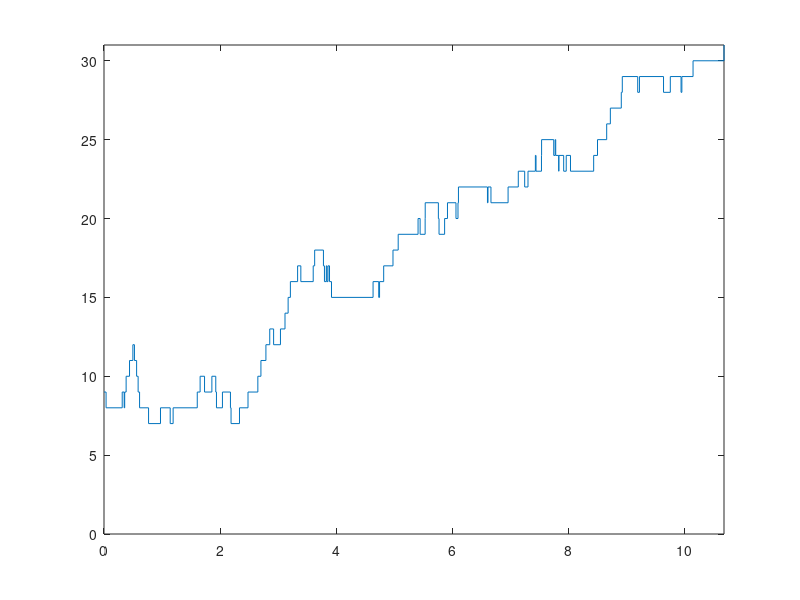

This chart was generated by the following MATLAB code:
function [A1nmb] = moran(initsize, popsize) 
% MORAN generates a trajectory of a Moran type process 
%  which gives the number of genes of allelic type A1 in a population 
%  of haploid individuals that can exist in either type A1 or type A2.
%  The population size is popsize and the initial number of type A1 
%  individuals os initsize.
%
%  [A1nmb] = galtonwatson(initsize, popsize) 
% 
%  Inputs: initsize - initial number of A1 genes
%          popsize - the total population size (preserved)
% 
%  Outputs: A1nmb - the successive number of type A1 genes in the population

% Authors: R.Gaigalas, I.Kaj
% v1.2 04-Oct-02

if (nargin==0)
  initsize=10;
  popsize=30;
end

A1nmb=zeros(1,popsize);
A1nmb(1)=initsize;

lambda = inline('(x-1).*(1-(x-1)./N)', 'x', 'N');
mu = inline('(x-1).*(1-(x-1)./N)', 'x', 'N');

x=initsize;
i=1;
while  (x>1 && x<popsize+1)
  if (lambda(x,popsize)/(lambda(x,popsize)+mu(x,popsize))>rand)
   x=x+1;
   A1nmb(i)=x;
  else
   x=x-1;
   A1nmb(i)=x;
  end;
  i=i+1;
end;
nmbsteps=length(A1nmb);
rate = lambda(A1nmb(1:nmbsteps-1),popsize) ...
        +mu(A1nmb(1:nmbsteps-1),popsize);  

jumptimes=cumsum(-log(rand(1,nmbsteps-1))./rate);
jumptimes=[0 jumptimes];
 
stairs(jumptimes,A1nmb);
axis([0 jumptimes(nmbsteps) 0 popsize+1]);
